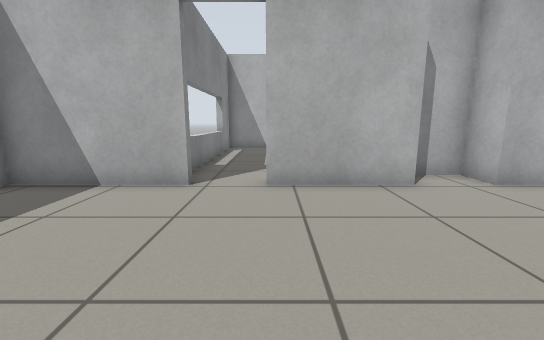
[1] (above)

18 first-person views from a walk through a robot-simulator world made for Gazebo. The camera is 0.72 m above the floor, tilts 10° down and sees 90° across. The floor is counted in squares, 0.5 m on a side. Each view is taken from the middle of a square. On the plan, view 1 faces up. The plan holds only what a view shows up to about 13 squares ahead; the rest is blank.

[2]
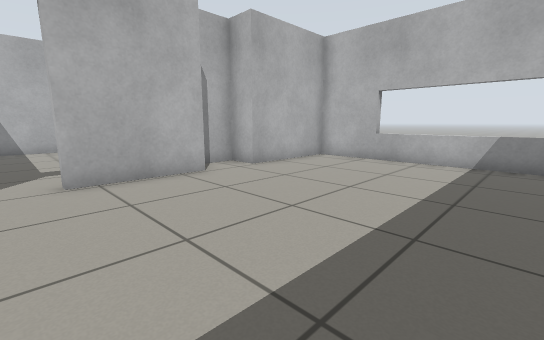

[3]
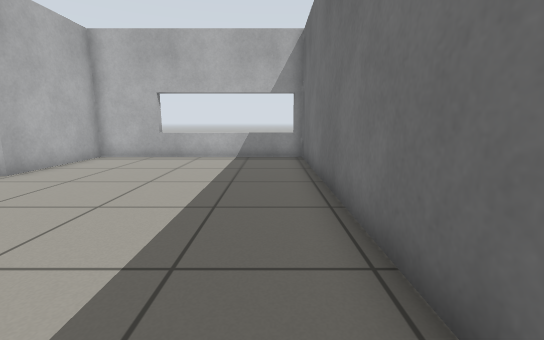

[4]
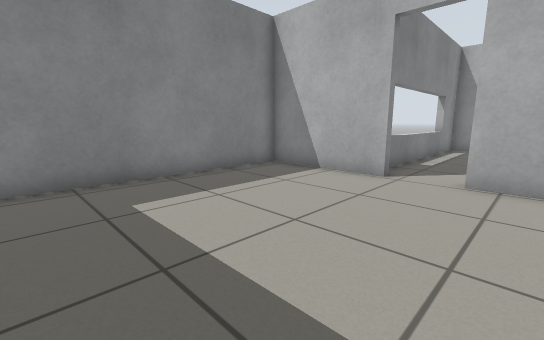

[5]
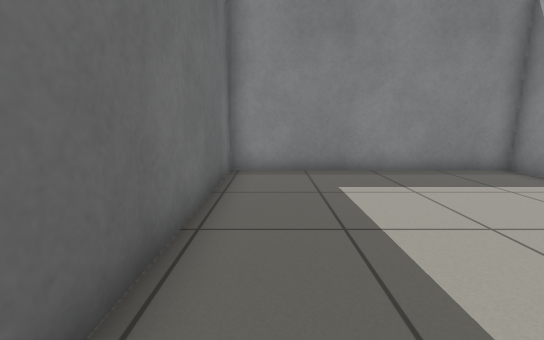

[6]
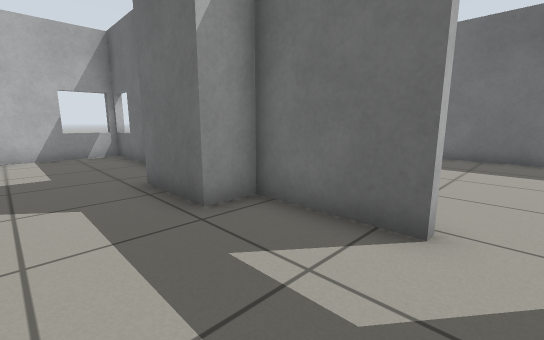

[7]
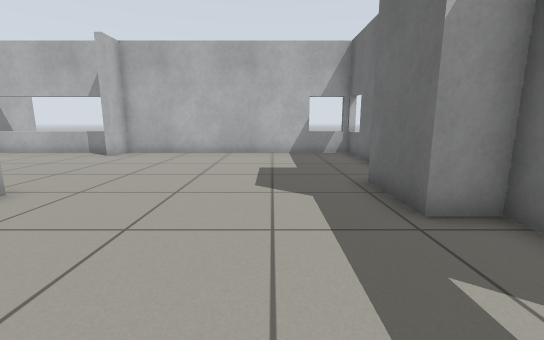

[8]
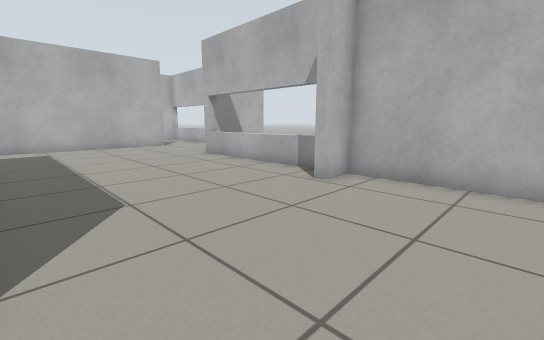

[9]
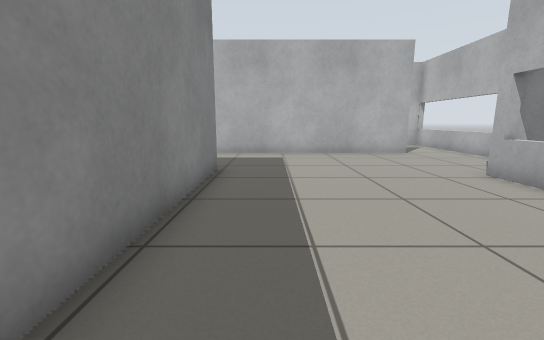

[10]
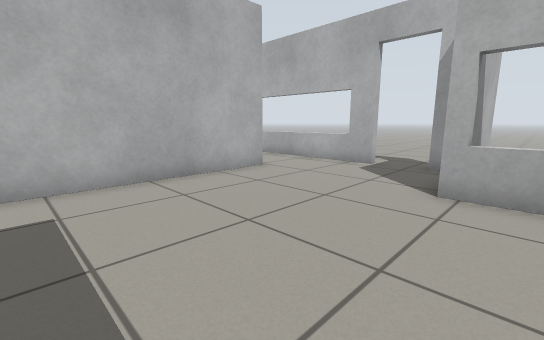

[11]
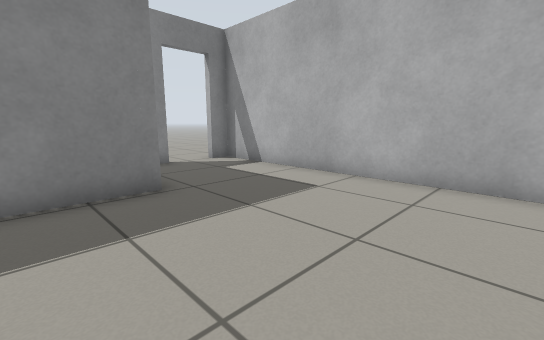

[12]
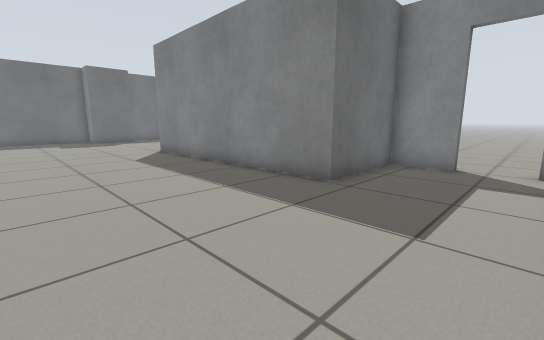

[13]
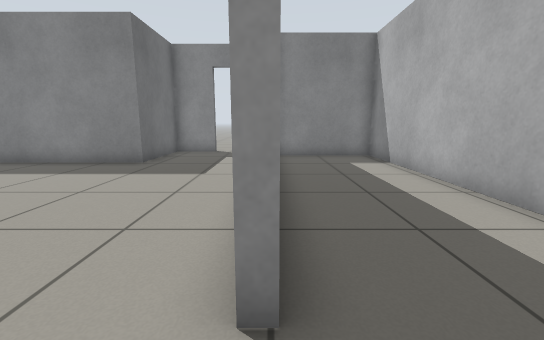

[14]
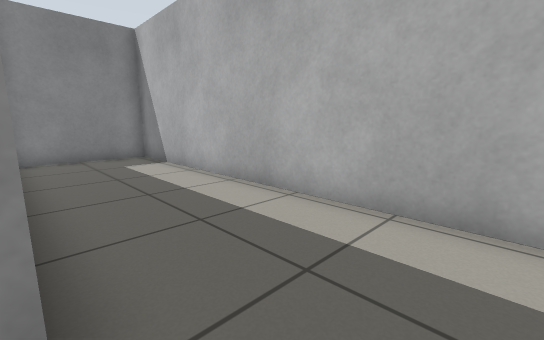

[15]
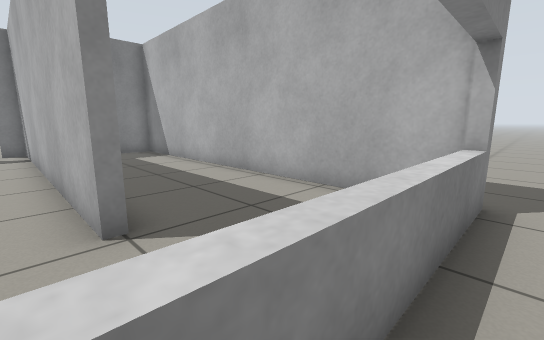

[16]
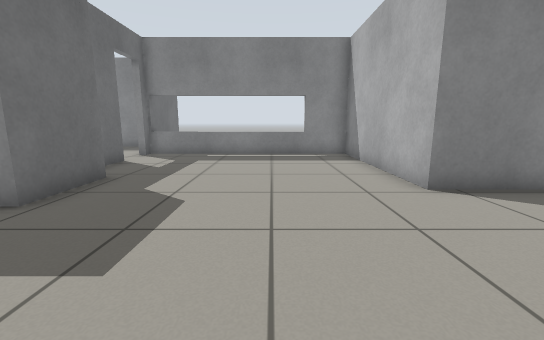

[17]
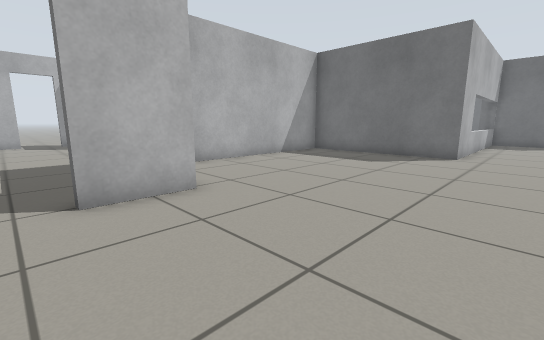

[18]
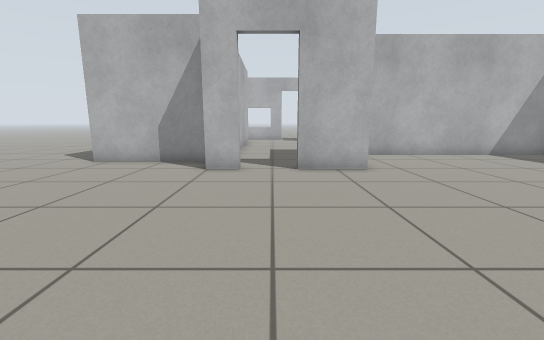

### Floor plan
Ten units are one square. View 1 is at (0, 0); x grows to the right and y downward. Boxes are objects, and circles mark ways between rooms. Rooms are numbered by the first view taken in them; rooms with no view inside come last. Other rooms are left out.
<svg viewBox="-66 -365 226 393">
<path fill="none" stroke="#000" d="M34 -61 -3 -61M-19 -61 -61 -61 -61 23 93 23 93 -61 52 -61 52 -73 39 -73M119 -177 119 -244M87 -64 119 -64 119 -168 107 -168 107 -173M6 -273 6 -254 43 -254 43 -154 -24 -154 -24 -64M-3 -64 30 -64 30 -76 55 -76M114 -298 6 -298 6 -290M151 -272 151 -306M124 -298 114 -298M151 -250 151 -255M155 -240 119 -240M154 -346 154 -290M3 -250 3 -273M3 -289 3 -301M40 -159 40 -238M19 -304 19 -346M-27 -111 -27 -156 19 -156M-34 -64 -19 -64M151 -306 151 -328M155 -343 22 -343 22 -302"/>
<circle cx="-15" cy="-60" r="3" fill="#2a7"/>
<circle cx="120" cy="-270" r="3" fill="#2a7"/>
<circle cx="3" cy="-283" r="3" fill="#2a7"/>
<circle cx="150" cy="-265" r="3" fill="#2a7"/>
<circle cx="135" cy="-300" r="3" fill="#2a7"/>
<circle cx="30" cy="-360" r="3" fill="#2a7"/>
<text x="20" y="-20">1</text>
<text x="60" y="-170">2</text>
<text x="130" y="-270">3</text>
<text x="130" y="-100">4</text>
<text x="-40" y="-220">5</text>
<text x="90" y="-320">6</text>
</svg>
Room 1 opens to room 2. Room 2 opens to room 3. Room 2 opens to room 5. Room 3 opens to room 4. Room 3 opens to room 6. Room 4 opens to room 5.

Where each view was taken, in squares from view 1:
view 1: 0 up, 0 right, facing up
view 2: 1 down, 1 left, facing up-right
view 3: 1 down, 2 left, facing right
view 4: 1 down, 1 right, facing up-left
view 5: 1 down, 2 right, facing left
view 6: 10 up, 1 left, facing down-right
view 7: 10 up, 1 left, facing right
view 8: 13 up, 5 right, facing up-right
view 9: 17 up, 6 right, facing up
view 10: 23 up, 6 right, facing up-right
view 11: 23 up, 10 right, facing up-left
view 12: 29 up, 10 right, facing down-left
view 13: 30 up, 14 right, facing left
view 14: 30 up, 14 right, facing up-left
view 15: 29 up, 16 right, facing up-left
view 16: 12 up, 10 right, facing left
view 17: 28 up, 5 left, facing down-right
view 18: 28 up, 8 left, facing right
